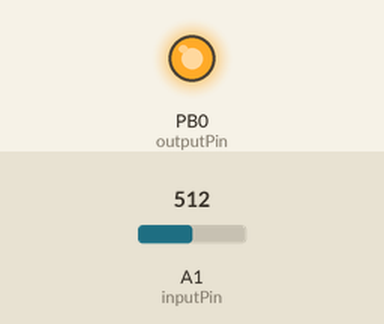
The sketch below on a simulated ATtiny85, built with avr-gcc and run on an emulated ATtiny85. Shown: output pins drawn as LEDs (lit = HIGH). Inputs (shaded band) come from the test bench; at power-on: A1 (inputPin) = 512.

Above: at 0.6 s.
At 2.4 s:
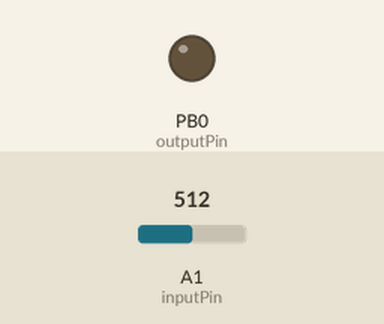
Timing chart, 0 to 3.0 s (numbered marks = the images above):
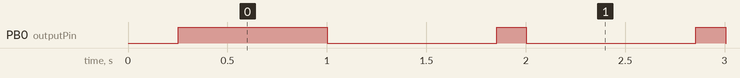

Measured:
- by itself, PB0 (outputPin): repeats every 1.0 s: LOW 0.85 s, HIGH 0.15 s
- by itself, everything shown: repeats every 19.0 s, in 38 steps

The sketch:

attiny85_NiMH.ino
```cpp
/*

NiMh Charger 0.9
con AtTiny85 @ 1Mhz
by Luca Soltoggio
10/03/2012 - 20/04/2012

Usa il -dT per determinare la fine carica.
Funziona con batteerie NiMh e NiCd.
I valori di default sono per pacchi da 6 celle e 2500mAh
Necessita di qualche aggiustamento hardware/software per parametri differenti.
Vedi http://arduinoelettronica.wordpress.com/

*/
#include <SoftwareSerial.h>
SoftwareSerial Serial(3,4); // RX pin 2 , TX pin 3


const int inputPin = A1;
const int outputPin = 0;

const int numReadings = 30; // numero di letture analogiche prima di fare il check della batteria
const int multi = 1614; // coefficiente di moltiplica per ottenere il voltaggio corretto dall'analogread

long interval = 1000;     // intevallo del pulse charge - non modificare
long interval2 = 250;     // intervalle pulse off - modificabile. Utlizzare 100 per 2-4Ah, 500 per 1-2Ah
long interval2b=interval2;
long previousMillis,currentMillis,currentMillis2,trickleMillis = 0;

unsigned int readingtemp;
unsigned int total = 0;
unsigned int average,medium,maxmedium = 0;

boolean executed,endcharge,trickle=false;  // variabili di controllo

unsigned int myarray [7];   // arrray che memorizza le ultime 7 letture
int index,i = 0;

void setup()
{
  Serial.begin(9600);
  pinMode(0,OUTPUT);

  // Alcune letture per un controllo iniziale
  for (i=0;i<10;i++) {
    readingtemp = analogRead(inputPin);
    total=total+readingtemp;
  }
  average = (((float)total / 1023.0) * (float)multi) / 10.0 + 0.5;
  if (average<=70) endcharge=true;  // Se la batteria non è presente, termina la carica
  Serial.println(average);

  total=0;
  average=0;
}

void pusharray() {
  // push dell'array
  for (i=0;i<=5;++i) {
    myarray[i]=myarray[i+1];
   }
  myarray[6]=average;
}

void voltread() {
  readingtemp = analogRead(inputPin);  // legge l'input analogico
  total= total + readingtemp;
  index++;

  // se è stato raggiunto "numReadings" calcola la media
  if (index==numReadings) {
    index=0;
    average = (((float)total / 1023.0) * (float)multi) / numReadings + 0.5;
    if (average<=70) endcharge=true;  // termina la carica se la batteria viene scollegata
    total=0;
    pusharray(); // inserisce la nuova media nell'array

    // calcola la media delle ultime 7 letture
    medium=(float)(myarray[6]+myarray[5]+myarray[4]+myarray[3]+myarray[2]+myarray[1]+myarray[0])/7.0+0.5;
    if (medium>maxmedium) maxmedium=medium; // salva il valore della media più alta in "maxmedium"
    Serial.print(medium);
    Serial.print(",");
    Serial.print(maxmedium);
    Serial.print(",");
    Serial.println(myarray[6]);

    // se la batteria è carica (la media dei voltaggi è scesa di 0.02v), ma non nei primi 11 minuti
    if ( ((medium+1) < maxmedium) && ((millis()/60000)>=11) ) {
      if (!trickle) trickleMillis=millis(); // parte il timer per la "trickle charge" finale
      trickle=true; // parte la "trickle charge" finale

      // se la batteria si è caricata nei primi 15 minuti, non utilizzare la "trickle charge" finale
      // (probabilmente la batteria era già carica)
      if ((millis()/60000)<=15) endcharge=true;
    }
  }
}

void loop() {

  currentMillis = millis();

  // esegui ogni "interval" millis
  if(currentMillis - previousMillis > interval) {
    voltread();  // chiama la funzione di lettura e controllo
    digitalWrite(outputPin,LOW);  // ferma temporaneamente la carica
    previousMillis = currentMillis;
    executed=false;  // variabile per controlloare se è già stata riattivata la carica

    // nei primi 10 minuti e negli utlimi 15 minuti effettua una "trickle charge"
    // (modifica il tempo di OFF)
    if ( ( (trickle) && (((millis()-trickleMillis)/60000)<15) ) || ((millis()/60000)<10) ) {
      interval2=(interval-(interval-interval2b)/5);

      // dopo la carica iniziale ripristina il valore corretto di interval2
    } else if ((millis()/60000)>=10) interval2=interval2b;

    // alla fine dell'ultima "trickle charge" termina la carica
    if ( (trickle) && (((millis()-trickleMillis)/60000)>=15) ) endcharge=true;
  }

  currentMillis2 = millis();

  // esegui "interval2" millis dopo aver fermato la carica
  if ((currentMillis2 - previousMillis > interval2) && (!executed)) {
    executed=true;
    if (!endcharge) {
      digitalWrite(outputPin,HIGH); // se la batteria non è carica, riabilita la carica
    }
  }

}
```
